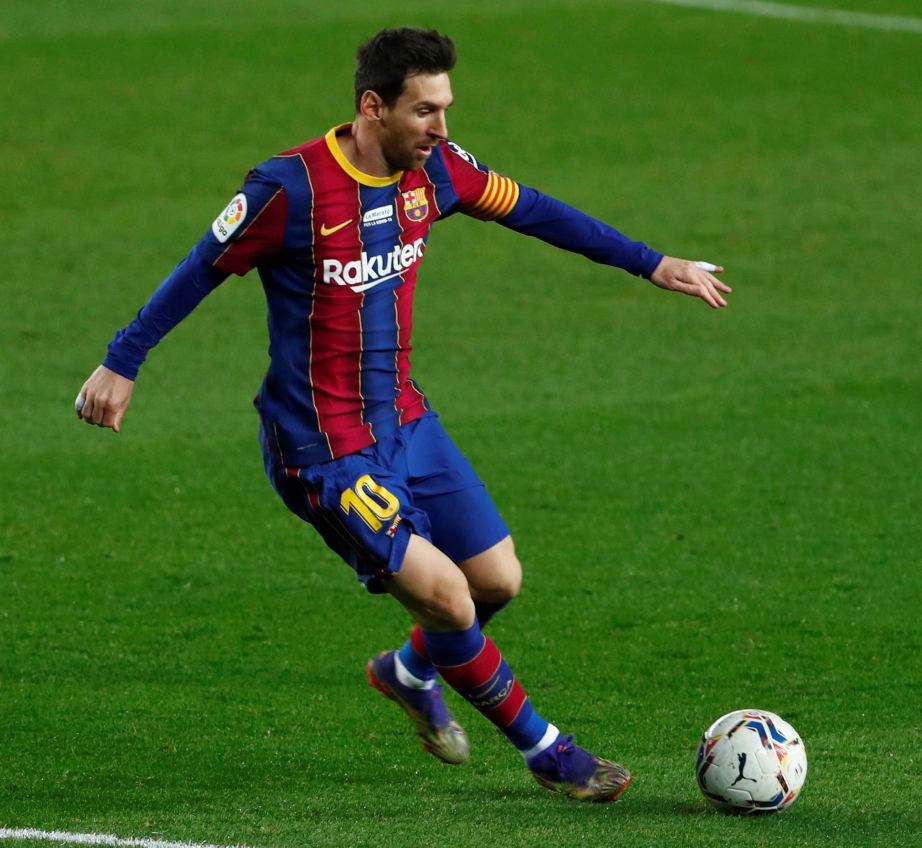
#> input picture static/messi.jpg, 1843 x 1695 px (shown at 1/2 size)
$ python basicOperation.py
#> lines starting #> are read from the running program, lines starting #| are printed output that depends on the picture; pictures that were not available may be replaced by others from this repository, and a replacement may not be noted
# basic Operations

import cv2

img = cv2.imread("./static/messi.jpg")
#> img is the input picture: shape (1695, 1843, 3); mean B, G, R 33.4, 98.4, 60.1
img2 = cv2.imread("./static/Lenna.jpg")
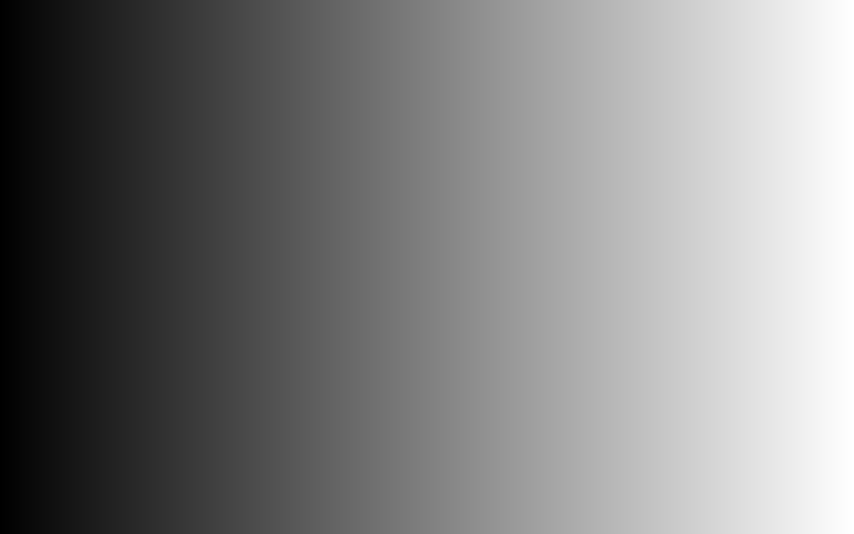
#> input picture static/gradient.png, 2560 x 1600 px, given in place of Lenna.jpg, which was not available (shown at 1/3 size)
#> img2 is the input picture: shape (1600, 2560, 3); min 0, max 255, mean 127.5
print(img.shape) # returns rows,columns and channels
#| (1695, 1843, 3)
print(img.size)  # total no.of pixels
#| 9371655
print(img.dtype) # returns datatype
#| uint8

# b,g,r = cv2.split(img) #splitting the three channels

# resizing the image - first method
scale_percent=40
width = int(img.shape[1] * scale_percent / 100)
#> width = 737
height = int(img.shape[0] * scale_percent / 100)
#> height = 678
dsize=(width,height)
#> dsize = (737, 678)
# output = cv2.resize(img, dsize)

# second method
img= cv2.resize(img,(512,512))
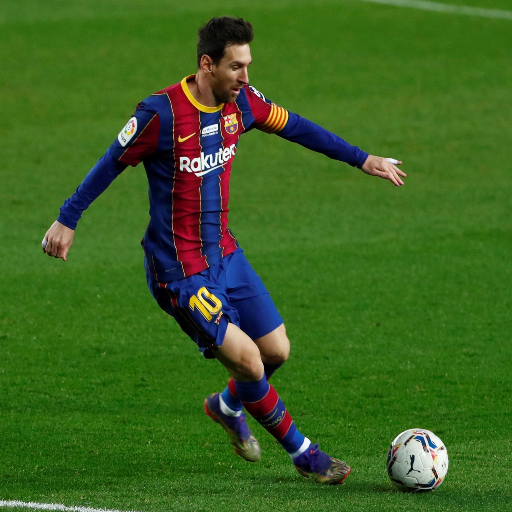
#> img: shape (512, 512, 3); mean B, G, R 33.3, 98.3, 60
img2=cv2.resize(img2,(512,512))
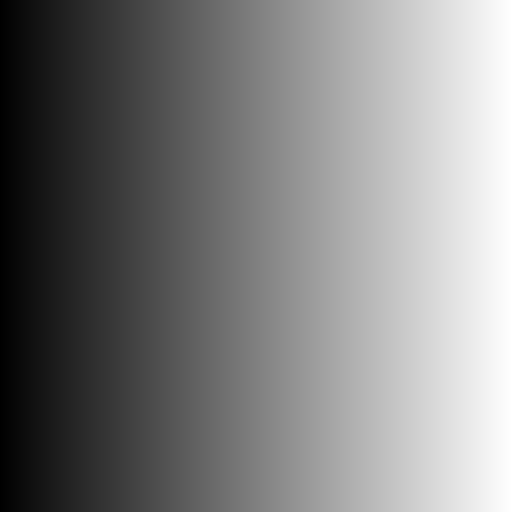
#> img2: shape (512, 512, 3); min 0, max 255, mean 127.5

# [14 lines of commented-out code are left out]

adding = cv2.add(img,img2) # for simply adding the image
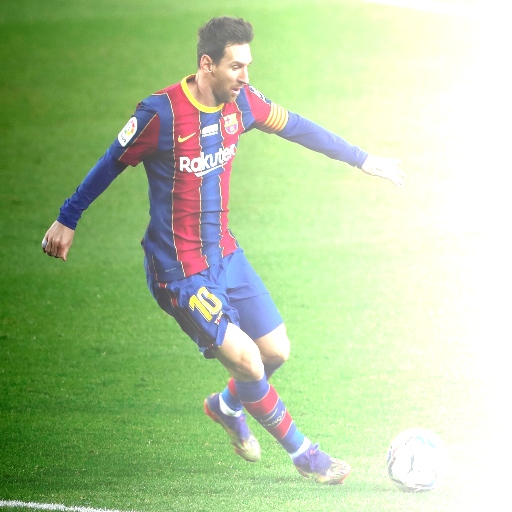
#> adding: shape (512, 512, 3); mean B, G, R 157.1, 201.6, 178.1
adding = cv2.addWeighted(img,0.4,img2,0.3,0) # for inhancing the images
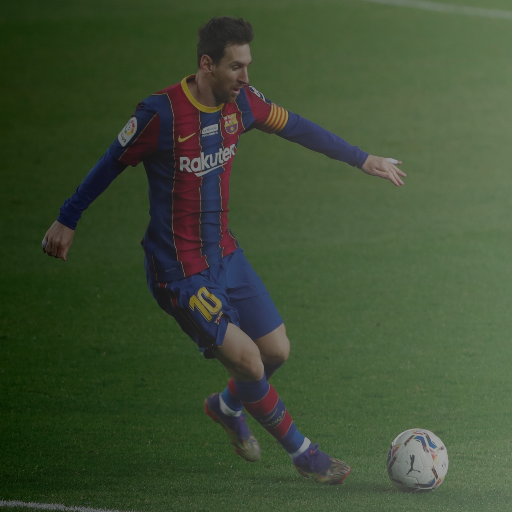
#> adding: shape (512, 512, 3); mean B, G, R 51.5, 77.6, 62.3
cv2.imshow("image",adding)
# cv2.setMouseCallback('image',click_event)

cv2.waitKey(0)
cv2.destroyAllWindows()
